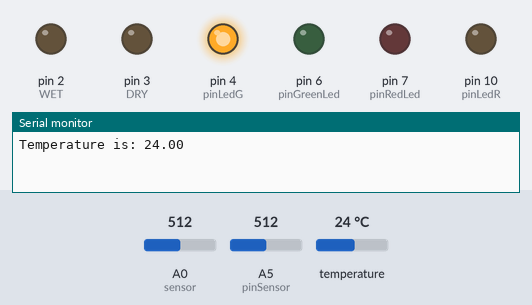
A sketch run on a simulated Arduino Uno, built with avr-gcc and run on an emulated ATmega328P. On the bench: output pins drawn as LEDs (lit = HIGH), the last lines printed to the serial monitor. The inputs (shaded band) are chosen by the test bench; at power-on: A5 (pinSensor) = 512, A0 (sensor) = 512, temperature 24 °C.

Above: at 1.5 s.
1.6 s: A5 (pinSensor) set to 108
5.2 s: A5 (pinSensor) set to 93
At 7.1 s:
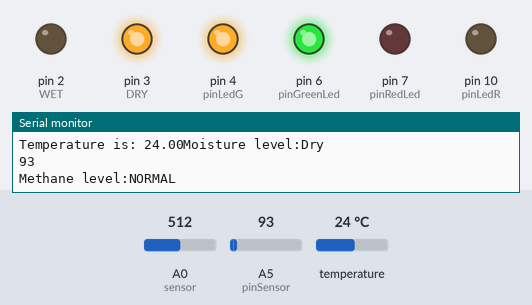
8.8 s: A5 (pinSensor) set to 110
At 11.6 s:
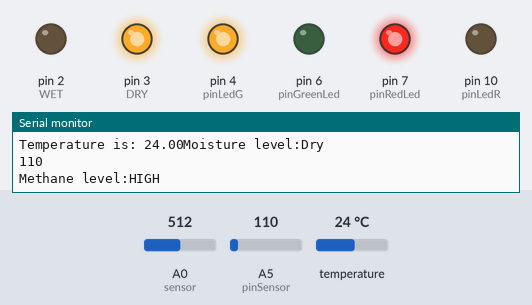
12.4 s: A5 (pinSensor) set to 90
At 14.9 s:
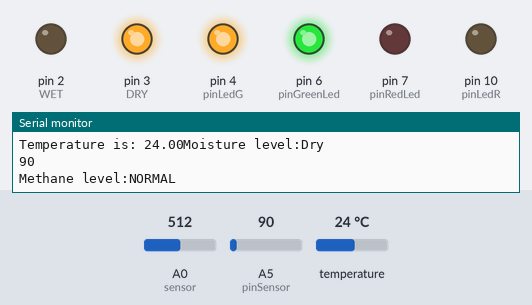
Timing chart, 0 to 16.4 s (numbered marks = the images above; inputs shaded):
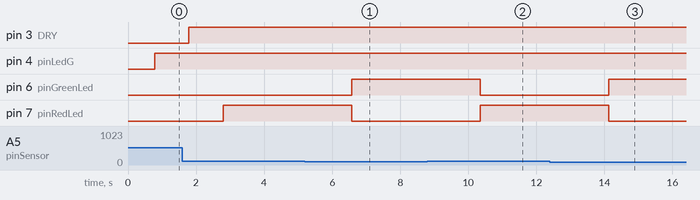

The sketch:

smart-compost-V1.ino
```cpp
#include <OneWire.h>
#include <DallasTemperature.h>

// Input data wire for temperature is plugged into pin 13 on the Arduino
#define ONE_WIRE_BUS 13

// Setup a oneWire instance to communicate with any OneWire devices
OneWire oneWire(ONE_WIRE_BUS);

// Pass our oneWire reference to Dallas Temperature.
DallasTemperature sensors(&oneWire);

//LEDs for temp. indicate if temperature is normal or its very high
int pinLedG = 4;     //output for Green LED
int pinLedR = 10;    //output for Red LED

//LEDs for moisture indicate if moisture level in compost is normal(wet) or low(dry)
int WET = 2; //represented by Green LED
int DRY = 3; //represented by Red LED

//LEDs for methane gas indicate if methane level is high or low
int pinGreenLed = 6;   //output for Green LED
int pinRedLed = 7;    //output for Red LED

int pinSensor = A5;  //input pin for gas sensor
int THRESHOLD = 100; //ideal level of methane gas

//initializing values for evaluating moisture level
 const int soilValue = 520;
const int WaterValue = 260;
int intervals = (soilValue - WaterValue)/3;
int soilMoistureValue = 0;

//This section runs once on compilation
void setup(void)
{
  // start serial port
  Serial.begin(9600);
  pinMode(pinLedR, OUTPUT);
  pinMode(pinLedG, OUTPUT);

  pinMode(WET, OUTPUT);
  pinMode(DRY, OUTPUT);

  pinMode(pinRedLed, OUTPUT);
 pinMode(pinGreenLed, OUTPUT);
 pinMode(pinSensor, INPUT);

  // Start up the library
  sensors.begin();

}

 // This section runs repeatedly (in a loop) on compilation
void loop(void)
{   //TEMPERATURE SENSOR
  // call sensors.requestTemperatures() to issue a global temperature
  // request to all devices on the bus
  sensors.requestTemperatures(); // Send the command to get temperatures

  Serial.print("Temperature is: "); //displays on serial monitor
  Serial.print(sensors.getTempCByIndex(0));
    // 0 refers to the first IC on the wire
     if (sensors.getTempCByIndex(0) > 65) { //if temperature is above 65 degrees, Red LED turns on
    digitalWrite(pinLedG, LOW);
    digitalWrite(pinLedR, HIGH);
  }
  else {                              // if below 65, turn Green LED on instead
     digitalWrite(pinLedG, HIGH);
    digitalWrite(pinLedR, LOW);
  }
  delay(1000);      //wait for 1 second then test again

 //SOIL MOISTURE SENSOR
  soilMoistureValue = analogRead(A0);  //moisture sensor output connects to pin A0
  //check if water level is high,if true turn Green LED on
  if(soilMoistureValue > (WaterValue + intervals) && soilMoistureValue < (soilValue - intervals))
{
  Serial.println("Moisture level: Wet");  //display on serial monitor
  digitalWrite(WET, HIGH);
  digitalWrite(DRY, LOW);
}
 //check if water level is low, if true turn Red LED on
else if(soilMoistureValue < soilValue && soilMoistureValue > (soilValue - intervals))
{
  Serial.println("Moisture level:Dry");   //display on serial monitor
  digitalWrite(DRY, HIGH);
  digitalWrite(WET, LOW);
}
delay(1000);    //wait for 1 second then test again

  //METHANE GAS SENSOR
int analogValue = analogRead(pinSensor);
Serial.println(analogValue);
if (analogValue >= THRESHOLD) {           //check if gas level is above the threshold,
  Serial.println("Methane level:HIGH");    //display High on serial monitor
  digitalWrite(pinGreenLed, LOW);
  digitalWrite(pinRedLed, HIGH);              //turn Red LED on and Green LED off
}
else {                                    //else if gas level is below the threshold,
  Serial.println("Methane level:NORMAL");   //display normal on serial monitor
  digitalWrite(pinRedLed, LOW);              //turn Red LED off and Green LED on
  digitalWrite(pinGreenLed, HIGH);
}
delay(1000);    //wait for 1 second then test again
}
```

Measured:
- the behaviour switches between 100 and 99 on A5 (pinSensor) (found by bisection; images 0 and 1)
- after the input at 5.2 s, pin 6 (pinGreenLed): LOW → HIGH after 1.4 s; pin 7 (pinRedLed): HIGH → LOW after 1.4 s
- after the input at 8.8 s, pin 6 (pinGreenLed): HIGH → LOW after 1.5 s; pin 7 (pinRedLed): LOW → HIGH after 1.5 s
- after the input at 12.4 s, pin 6 (pinGreenLed): LOW → HIGH after 1.7 s; pin 7 (pinRedLed): HIGH → LOW after 1.7 s
